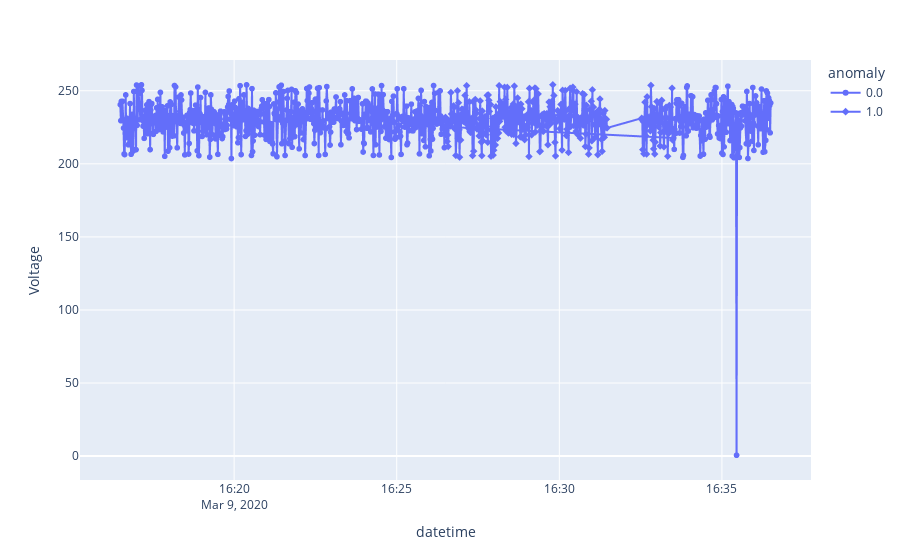

The notebook cell saved with this chart:
### Code cell
fig = px.line(df, x='datetime', y='Voltage', markers='r', symbol="anomaly")

fig.show()

### Figure 1 — Plotly figure (JSON) as saved in the notebook; plotly's stock layout.template omitted (floating-point values rounded to 4 significant figures; data arrays with more than 128 entries replaced by an {"elided": "..."} marker saying what was removed)
{"data": [{"hovertemplate": "anomaly=0.0<br>datetime=%{x}<br>Voltage=%{y}<extra></extra>", "legendgroup": "0.0", "line": {"color": "#636efa", "dash": "solid"}, "marker": {"symbol": "circle"}, "mode": "markers+lines", "name": "0.0", "showlegend": true, "type": "scattergl", "x": {"elided": "730 str values"}, "xaxis": "x", "y": {"elided": "730 float values"}, "yaxis": "y"}, {"hovertemplate": "anomaly=1.0<br>datetime=%{x}<br>Voltage=%{y}<extra></extra>", "legendgroup": "1.0", "line": {"color": "#636efa", "dash": "solid"}, "marker": {"symbol": "diamond"}, "mode": "markers+lines", "name": "1.0", "showlegend": true, "type": "scattergl", "x": {"elided": "333 str values"}, "xaxis": "x", "y": {"elided": "333 float values"}, "yaxis": "y"}], "layout": {"legend": {"title": {"text": "anomaly"}, "tracegroupgap": 0}, "margin": {"t": 60}, "xaxis": {"anchor": "y", "domain": [0, 1], "title": {"text": "datetime"}}, "yaxis": {"anchor": "x", "domain": [0, 1], "title": {"text": "Voltage"}}}}
